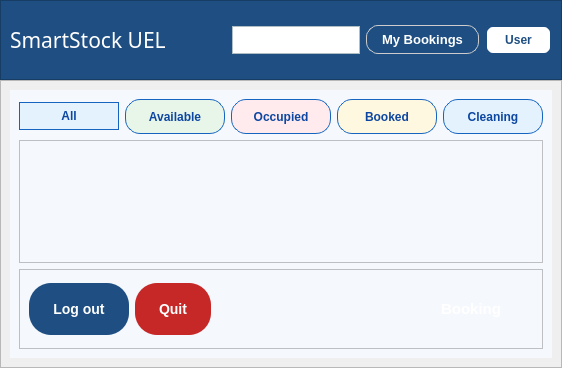
<?xml version="1.0" encoding="UTF-8"?>
<ui version="4.0">
 <class>MainWindow</class>
 <widget class="QMainWindow" name="MainWindow">
  <property name="geometry">
   <rect>
    <x>0</x>
    <y>0</y>
    <width>562</width>
    <height>368</height>
   </rect>
  </property>
  <property name="windowTitle">
   <string>MainWindow</string>
  </property>
  <widget class="QWidget" name="centralwidget">
   <layout class="QVBoxLayout" name="verticalLayout_2">
    <property name="spacing">
     <number>0</number>
    </property>
    <property name="leftMargin">
     <number>0</number>
    </property>
    <property name="topMargin">
     <number>0</number>
    </property>
    <property name="rightMargin">
     <number>0</number>
    </property>
    <property name="bottomMargin">
     <number>0</number>
    </property>
    <item>
     <layout class="QVBoxLayout" name="verticalLayout">
      <item>
       <widget class="QFrame" name="frame">
        <property name="minimumSize">
         <size>
          <width>0</width>
          <height>80</height>
         </size>
        </property>
        <property name="maximumSize">
         <size>
          <width>16777215</width>
          <height>80</height>
         </size>
        </property>
        <property name="styleSheet">
         <string notr="true">background-color: #1f4f82;</string>
        </property>
        <property name="frameShape">
         <enum>QFrame::StyledPanel</enum>
        </property>
        <property name="frameShadow">
         <enum>QFrame::Raised</enum>
        </property>
        <layout class="QHBoxLayout" name="horizontalLayout_2">
         <item>
          <layout class="QHBoxLayout" name="horizontalLayout">
           <item>
            <widget class="QLabel" name="label_3">
             <property name="font">
              <font>
               <family>Baskerville Old Face</family>
               <pointsize>16</pointsize>
              </font>
             </property>
             <property name="styleSheet">
              <string notr="true">color: rgb(255, 255, 255);</string>
             </property>
             <property name="text">
              <string>SmartStock UEL</string>
             </property>
             <property name="alignment">
              <set>Qt::AlignLeading|Qt::AlignLeft|Qt::AlignVCenter</set>
             </property>
            </widget>
           </item>
          </layout>
         </item>
         <item>
          <spacer name="horizontalSpacer">
           <property name="orientation">
            <enum>Qt::Horizontal</enum>
           </property>
           <property name="sizeHint" stdset="0">
            <size>
             <width>40</width>
             <height>20</height>
            </size>
           </property>
          </spacer>
         </item>
         <item>
          <widget class="QLineEdit" name="lineEdit">
           <property name="styleSheet">
            <string notr="true">QLineEdit {
    background-color: white;
    border: 1px solid #B0BEC5;
    border-radius: 15px;
    padding: 5px 10px;
}</string>
           </property>
          </widget>
         </item>
         <item>
          <widget class="QPushButton" name="pushButtonMyBookings">
           <property name="styleSheet">
            <string notr="true">QPushButton {    background-color: #1F4F82;
	color: rgb(255, 255, 255);
    border: 1px solid #cccccc;
    border-radius: 12px;
    padding: 6px 15px; font-weight: 600;
    font-size: 13px;
}

QPushButton:hover {
    background-color: #2E6AA6;
}

QPushButton:pressed {
    background-color: #163B63;
}</string>
           </property>
           <property name="text">
            <string>My Bookings</string>
           </property>
          </widget>
         </item>
         <item>
          <widget class="QPushButton" name="pushButton">
           <property name="styleSheet">
            <string notr="true">QPushButton {
    background-color: white;
    color: #1F4F82;
    border: 1.5px solid #1F4F82;
    border-radius: 8px;
    padding: 6px 18px;
    font-weight: 600;
}

QPushButton:hover {
    background-color: #1F4F82;
    color: white;
}

QPushButton:pressed {
    background-color: #163B63;
    color: white;
}</string>
           </property>
           <property name="text">
            <string>User</string>
           </property>
          </widget>
         </item>
        </layout>
       </widget>
      </item>
      <item>
       <widget class="QFrame" name="frame_2">
        <property name="frameShape">
         <enum>QFrame::StyledPanel</enum>
        </property>
        <property name="frameShadow">
         <enum>QFrame::Raised</enum>
        </property>
        <layout class="QVBoxLayout" name="verticalLayout_3">
         <item>
          <layout class="QHBoxLayout" name="horizontalLayout_3">
           <item>
            <widget class="QWidget" name="widget" native="true">
             <property name="styleSheet">
              <string notr="true">background-color: #F5F8FC;</string>
             </property>
             <layout class="QVBoxLayout" name="verticalLayout_5">
              <item>
               <layout class="QHBoxLayout" name="horizontalLayout_5">
                <item>
                 <widget class="QPushButton" name="pushButtonAll">
                  <property name="minimumSize">
                   <size>
                    <width>0</width>
                    <height>25</height>
                   </size>
                  </property>
                  <property name="styleSheet">
                   <string notr="true">QPushButton {
    background-color: #E3F2FD;
    border: 1px solid #1565C0;
    border-radius: 15px;
    padding: 6px 15px;
    color: #0D47A1;
    font-weight: 500;
}

QPushButton:checked {
    background-color: #1565C0;
    color: white;
}

QPushButton:hover {
    background-color: #1E88E5;
    color: white;
}</string>
                  </property>
                  <property name="text">
                   <string>All</string>
                  </property>
                  <property name="checkable">
                   <bool>true</bool>
                  </property>
                  <property name="autoExclusive">
                   <bool>true</bool>
                  </property>
                 </widget>
                </item>
                <item>
                 <widget class="QPushButton" name="pushButtonAvailable">
                  <property name="minimumSize">
                   <size>
                    <width>0</width>
                    <height>35</height>
                   </size>
                  </property>
                  <property name="styleSheet">
                   <string notr="true">QPushButton {
    background-color: #E8F5E9;
    border: 1px solid #1565C0;
    border-radius: 15px;
    padding: 6px 15px;
    color: #0D47A1;
    font-weight: 500;
}

QPushButton:checked {
    background-color: #1565C0;
    color: white;
}

QPushButton:hover {
    background-color: #1E88E5;
    color: white;
}</string>
                  </property>
                  <property name="text">
                   <string>Available</string>
                  </property>
                  <property name="checkable">
                   <bool>true</bool>
                  </property>
                  <property name="autoExclusive">
                   <bool>true</bool>
                  </property>
                 </widget>
                </item>
                <item>
                 <widget class="QPushButton" name="pushButtonOccupied">
                  <property name="minimumSize">
                   <size>
                    <width>0</width>
                    <height>35</height>
                   </size>
                  </property>
                  <property name="styleSheet">
                   <string notr="true">QPushButton {
    background-color: #FFEBEE;
    border: 1px solid #1565C0;
    border-radius: 15px;
    padding: 6px 15px;
    color: #0D47A1;
    font-weight: 500;
}

QPushButton:checked {
    background-color: #1565C0;
    color: white;
}

QPushButton:hover {
    background-color: #1E88E5;
    color: white;
}</string>
                  </property>
                  <property name="text">
                   <string>Occupied</string>
                  </property>
                  <property name="checkable">
                   <bool>true</bool>
                  </property>
                  <property name="autoExclusive">
                   <bool>true</bool>
                  </property>
                 </widget>
                </item>
                <item>
                 <widget class="QPushButton" name="pushButtonBooked">
                  <property name="minimumSize">
                   <size>
                    <width>0</width>
                    <height>35</height>
                   </size>
                  </property>
                  <property name="styleSheet">
                   <string notr="true">QPushButton {
    background-color:#FFF8E1;
    border: 1px solid #1565C0;
    border-radius: 15px;
    padding: 6px 15px;
    color: #0D47A1;
    font-weight: 500;
}

QPushButton:checked {
    background-color: #1565C0;
    color: white;
}

QPushButton:hover {
    background-color: #1E88E5;
    color: white;
}</string>
                  </property>
                  <property name="text">
                   <string>Booked</string>
                  </property>
                  <property name="checkable">
                   <bool>true</bool>
                  </property>
                  <property name="autoExclusive">
                   <bool>true</bool>
                  </property>
                 </widget>
                </item>
                <item>
                 <widget class="QPushButton" name="pushButtonCleaning">
                  <property name="minimumSize">
                   <size>
                    <width>0</width>
                    <height>35</height>
                   </size>
                  </property>
                  <property name="styleSheet">
                   <string notr="true">QPushButton {
    background-color: #E3F2FD;
    border: 1px solid #1565C0;
    border-radius: 15px;
    padding: 6px 15px;
    color: #0D47A1;
    font-weight: 500;
}

QPushButton:checked {
    background-color: #1565C0;
    color: white;
}

QPushButton:hover {
    background-color: #1E88E5;
    color: white;
}</string>
                  </property>
                  <property name="text">
                   <string>Cleaning</string>
                  </property>
                  <property name="checkable">
                   <bool>true</bool>
                  </property>
                  <property name="autoExclusive">
                   <bool>true</bool>
                  </property>
                 </widget>
                </item>
               </layout>
              </item>
              <item>
               <widget class="QScrollArea" name="scrollArea">
                <property name="widgetResizable">
                 <bool>true</bool>
                </property>
                <widget class="QWidget" name="widgetRooms">
                 <property name="geometry">
                  <rect>
                   <x>0</x>
                   <y>0</y>
                   <width>510</width>
                   <height>92</height>
                  </rect>
                 </property>
                 <layout class="QGridLayout" name="gridLayout_2">
                  <item row="0" column="0">
                   <layout class="QGridLayout" name="gridLayout"/>
                  </item>
                 </layout>
                </widget>
               </widget>
              </item>
              <item>
               <widget class="QFrame" name="frame_3">
                <property name="minimumSize">
                 <size>
                  <width>0</width>
                  <height>80</height>
                 </size>
                </property>
                <property name="frameShape">
                 <enum>QFrame::StyledPanel</enum>
                </property>
                <property name="frameShadow">
                 <enum>QFrame::Raised</enum>
                </property>
                <layout class="QHBoxLayout" name="horizontalLayout_7">
                 <item>
                  <layout class="QHBoxLayout" name="horizontalLayout_6">
                   <item>
                    <widget class="QPushButton" name="pushButtonLogout">
                     <property name="styleSheet">
                      <string notr="true">QPushButton{
    background-color: #1F4F82;
    color: white;
    border: none;
    border-radius: 22px;
    padding: 8px 24px;
    font-family: &quot;Segoe UI&quot;;
    font-size: 14px;
    font-weight: 600;
    min-height: 36px;
}

QPushButton#pushButtonLogout:hover {
    background-color: #E53935;
}

QPushButton:pressed {
    background-color: #C62828;
    padding-left: 26px;
    padding-top: 10px;
}

QPushButton:disabled {
    background-color: #FFCDD2;
    color: #FFFFFF;
}</string>
                     </property>
                     <property name="text">
                      <string>Log out</string>
                     </property>
                    </widget>
                   </item>
                   <item>
                    <widget class="QPushButton" name="pushButtonQuit">
                     <property name="styleSheet">
                      <string notr="true">QPushButton {
    background-color: #C62828;
    color: white;
    border: none;
    border-radius: 22px;
    padding: 8px 24px;
    font-family: &quot;Segoe UI&quot;;
    font-size: 14px;
    font-weight: 600;
    min-height: 36px;
}

QPushButton:hover {
    background-color: #B71C1C;
}

QPushButton#pushButtonQuit:pressed {
    background-color: #7F0000;
    padding-left: 26px;
    padding-top: 10px;
}

QPushButton:disabled {
    background-color: #EF9A9A;
    color: #FFFFFF;
}</string>
                     </property>
                     <property name="text">
                      <string>Quit</string>
                     </property>
                    </widget>
                   </item>
                   <item>
                    <spacer name="horizontalSpacer_2">
                     <property name="orientation">
                      <enum>Qt::Horizontal</enum>
                     </property>
                     <property name="sizeHint" stdset="0">
                      <size>
                       <width>40</width>
                       <height>20</height>
                      </size>
                     </property>
                    </spacer>
                   </item>
                   <item>
                    <widget class="QPushButton" name="pushButtonBooking">
                     <property name="styleSheet">
                      <string notr="true">QPushButton {
    background: qlineargradient(
        x1:0, y1:0, x2:0, y2:1,
        stop:0 #F8BBD0,
        stop:1 #EC407A
    );
    color: white;
    border: none;
    border-radius: 24px;
    padding: 10px 32px;
    font-family: &quot;Segoe UI&quot;;
    font-size: 15px;
    font-weight: 700;
    min-height: 40px;
}

QPushButton:hover {
    background: #E91E63;
}

QPushButton:pressed {
    background: #C2185B;
    padding-left: 34px;
    padding-top: 12px;
}</string>
                     </property>
                     <property name="text">
                      <string>Booking</string>
                     </property>
                    </widget>
                   </item>
                  </layout>
                 </item>
                </layout>
               </widget>
              </item>
             </layout>
            </widget>
           </item>
          </layout>
         </item>
        </layout>
       </widget>
      </item>
     </layout>
    </item>
   </layout>
  </widget>
 </widget>
 <resources/>
 <connections/>
</ui>
